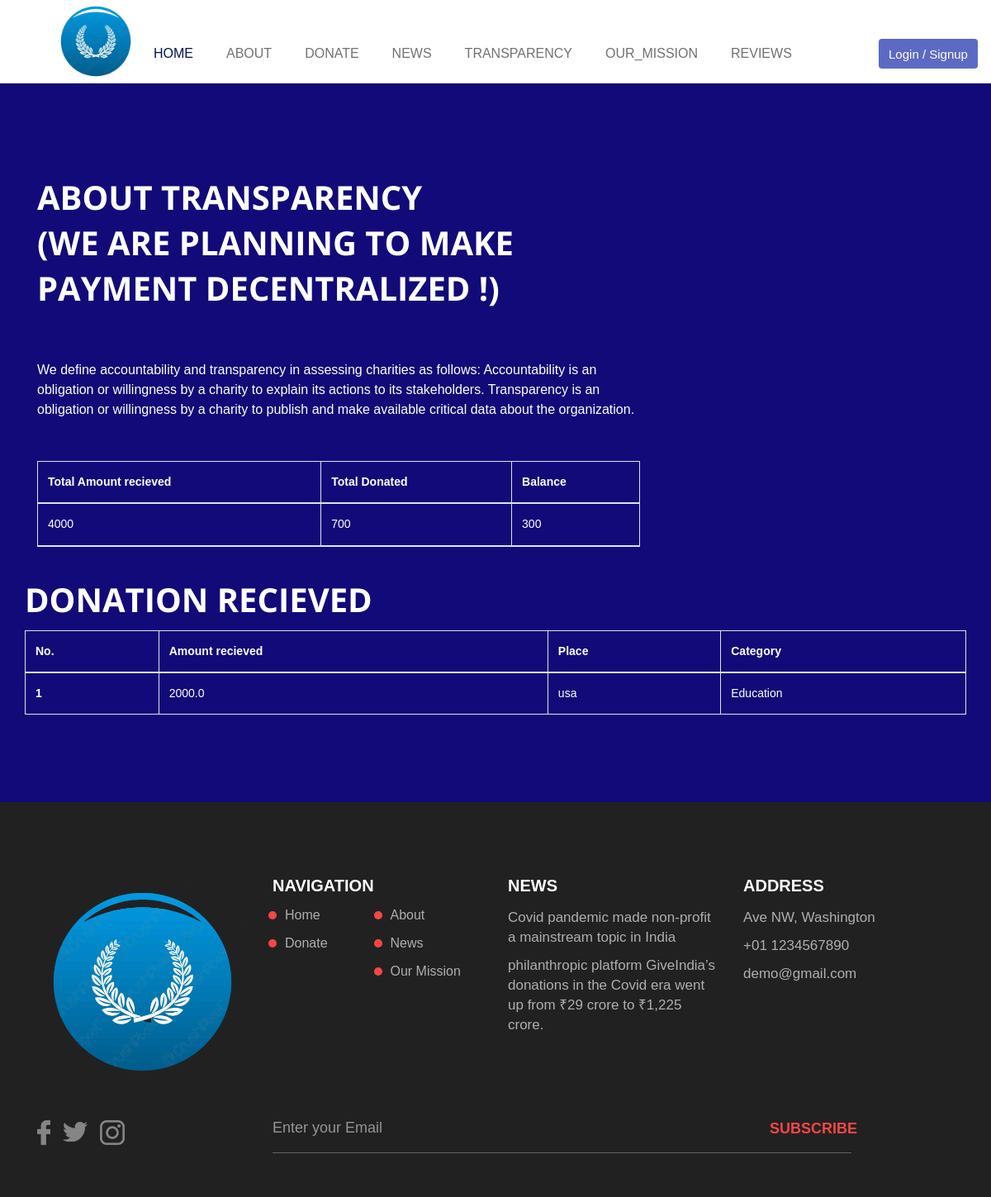
Page /transparency on the earlier database version.
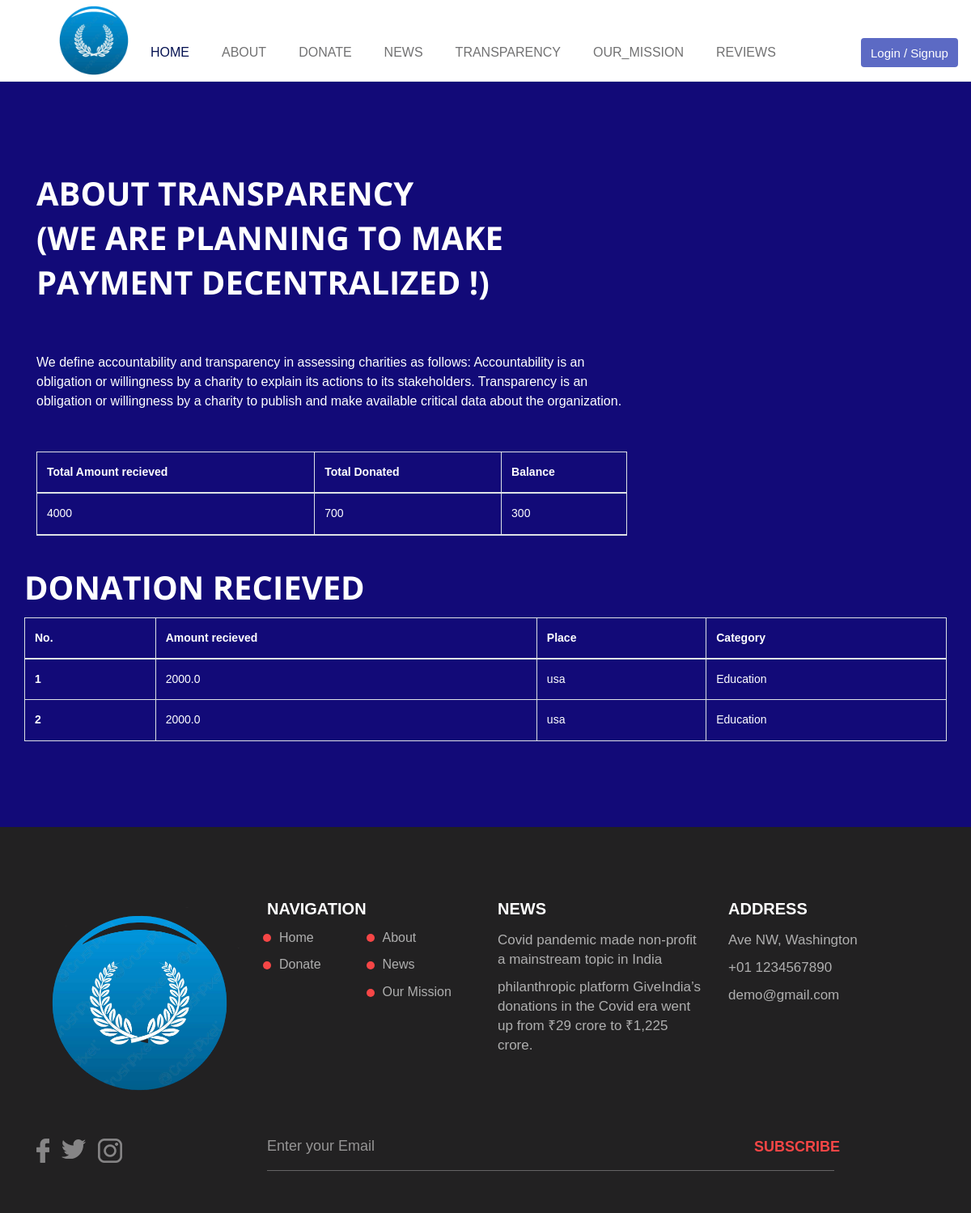
Same page on the later database version.
### myapp/models.py (models this page shows)
class Donation(models.Model):
    mode = (
        ('Paypal','Paypal'),
    )
    category= (
        ('Education','Education'),
        ('Nutrition','Nutrition'),
        ('Cloth','Cloth')
    )
    user = models.ForeignKey(User,on_delete=models.CASCADE)
    amount = models.FloatField( max_length=200, null = True, default= 0 )
    payment_id = models.CharField(max_length=100, null=True, blank=True)
    payment_method = models.CharField(max_length=100, choices=mode)
    Category = models.CharField(max_length=100, choices=category)
    place = models.CharField(max_length=100)

### myapp/views.py (the view)
# urls.py: path('transparency',views.Transparency,name='transparency'),
def Transparency(request):
    donation = Donation.objects.all().order_by()[:5]
    return render(request,'Transparency.html',{ "donation" : donation })

### template/Transparency.html
{% extends 'index.html' %}
{% block content %}
{% load static %}
    <div class="about_section layout_padding">
      <div class="container">
         <div class="row">
            <div class="col-sm-8">
               <h2 class="about_taital">about transparency <br> (we are planning to make Payment Decentralized !)</h2>
               <p class="about_text">We define accountability and transparency in assessing charities as follows: Accountability is an obligation or willingness by a charity to explain its actions to its stakeholders. Transparency is an obligation or willingness by a charity to publish and make available critical data about the organization.
               </p>
               <table class="table table-bordered" style="color:white;">
                <thead>
                  <tr>
                    <th scope="col">Total Amount recieved</th>
                    <th scope="col">Total Donated</th>
                    <th scope="col">Balance</th>
                  </tr>
                  <tr>
                    <td>4000</td>
                    <td>700</td>
                    <td>300</td>
                  </tr>
                </thead>
                </table>
            </div>
            <h3 class="about_taital">Donation Recieved</h3>
            <table class="table table-bordered" style="color:white;">
                <thead>
                  <tr>
                    <th scope="col">No.</th>
                    <th scope="col">Amount recieved</th>
                    <th scope="col">Place</th>
                    <th scope="col">Category</th>
                  </tr>
                </thead>
                <tbody>
                    {% for x in donation %}
                  <tr>
                    <th scope="row">{{ forloop.counter }}</th>
                    <td>{{x.amount}}</td>
                    <td>{{x.place}}</td>
                    <td>{{x.Category}}</td>
                  </tr>
                  {% endfor %}
                </tbody>
              </table>
         </div>
      </div>
   </div>
      {% endblock %}

### template/index.html (shortened to what this page needs)
<!DOCTYPE html>
{% load static %}
<html lang="en">
   <head>
      <link rel="stylesheet" type="text/css" href="{% static 'css/bootstrap.min.css' %}">
      <link rel="stylesheet" type="text/css" href="{% static 'css/style.css' %}">
      <link rel="stylesheet" type="text/css" href="{% static 'css/styleyy.css' %}">
      <link rel="stylesheet" href="{% static 'css/responsive.css' %}">
      <link rel="stylesheet" href="{% static 'css/jquery.mCustomScrollbar.min.css' %}">
      <link rel="stylesheet" href="https://netdna.bootstrapcdn.com/font-awesome/4.0.3/css/font-awesome.css">
      <link rel="stylesheet" href="{% static 'css/owl.carousel.min.css' %}">
      <link rel="stylesheet" href="css/owl.theme.default.min.css">
      <link rel="stylesheet" href="https://cdnjs.cloudflare.com/ajax/libs/fancybox/2.1.5/jquery.fancybox.min.css" media="screen">
   </head>
   <body>
      <nav class="navbar navbar-expand-lg navbar-light bg-light ">
            <a class="navbar-brand" ><a href="{% url 'home' %}"><img width="100px" height="100px" margin="55px" src="{% static 'images/logoo.png' %}" ></a>
            <div class="collapse navbar-collapse" id="navbarSupportedContent" style="margin-top:30px;">
               <ul class="navbar-nav mr-auto">
                  <li class="nav-item active">
                     <a class="nav-link" href="{% url 'home' %}">Home</a>
                  </li>
                  <li class="nav-item">
                     <a class="nav-link" href="{% url 'about' %}">About</a>
                  </li>
                  <li class="nav-item">
                     <a class="nav-link" href="{% url 'donate' %}">Donate</a>
                  </li>
                  <li class="nav-item">
                     <a class="nav-link" href="{% url 'news' %}">News</a>
                  </li>
                  <li class="nav-item">
                     <a class="nav-link" href="{% url 'transparency' %}">Transparency</a>
                  </li>
                  <li class="nav-item">
                     <a class="nav-link" href="{% url 'mission' %}">Our_Mission</a>
                  </li>
                  <li class="nav-item">
                     <a class="nav-link" href="{% url 'reviews' %}">Reviews</a>
                  </li>
               </ul>
               {% if user.id is None %}
                  <a href="{% url 'signup' %}" class="btn btn-primary">Login / Signup</a>
               </div>
               {% endif %}
         </nav>
      {% block content %}
      {% endblock %}
      <div class="footer_section layout_padding">
         <div class="container">
            <div class="row">
               <div class="col-sm-6 col-md-6 col-lg-3">
                  <div class="footer_logo"><img src="{% static 'images/logoo.png' %}"></div>
               </div>
               <div class="col-sm-6 col-md-6 col-lg-3">
                  <h4 class="footer_taital">NAVIGATION</h4>
                  <div class="footer_menu_main">
                     <div class="footer_menu_left">
                        <div class="footer_menu">
                           <ul>
                              <li><a href="{% url 'home' %}">Home</a></li>
                         <li><a href="{% url 'donate' %}">Donate</a></li>
                           </ul>
                        </div>
                     </div>
                     <div class="footer_menu_right">
                        <div class="footer_menu">
                           <ul>
                              <li><a href="{% url 'about' %}">About</a></li>
                              <li><a href="{% url 'news' %}">News</a></li>
                              <li><a href="{% url 'mission' %}">Our Mission</a></li>
                           </ul>
                        </div>
                     </div>
                  </div>
               </div>
               <div class="col-sm-6 col-md-6 col-lg-3">
                  <h4 class="footer_taital">NEWS</h4>
                  <p class="footer_text">Covid pandemic made non-profit a mainstream topic in India</p>
                  <p class="footer_text">philanthropic platform GiveIndia’s donations in the Covid era went up from ₹29 crore to ₹1,225 crore.</p>
               </div>
               <div class="col-sm-6 col-md-6 col-lg-3">
                  <h4 class="footer_taital">address</h4>
                  <p class="footer_text">Ave NW, Washington</p>
                  <p class="footer_text">+01 1234567890</p>
                  <p class="footer_text">demo@gmail.com</p>
               </div>
            </div>
            <div class="footer_section_2">
               <div class="row">
                  <div class="col-sm-4 col-md-4 col-lg-3">
                     <div class="social_icon">
                        <ul>
                           <li><a href="https://www.facebook.com/help/833144153745643"><img src="{% static 'images/fb-icon.png' %}"></a></li>
                           <li><a href="https://twitter.com/giveindia"><img src="{% static 'images/twitter-icon.png' %}"></a></li>
                           <li><a href="https://help.instagram.com/758461854832783"><img src="{% static 'images/instagram-icon.png' %}"></a></li>
                        </ul>
                     </div>
                  </div>
                  <div class="col-sm-8 col-md-8 col-lg-9">
                     <input type="text" class="address_text" placeholder="Enter your Email" name="text">
                     <button type="button" class="get_bt">SUBSCRIBE</button>
                  </div>
               </div>
            </div>
         </div>
      </div>
   </body>
</html>

### static/css/styleyy.css (style rules this page uses)
.navbar-nav { width: 100%; }
h1,h4 { color: white; font-weight: bold; }

Differences in the rows shown:
added Donation: amount "2000.0", place "usa", Category "Education"
